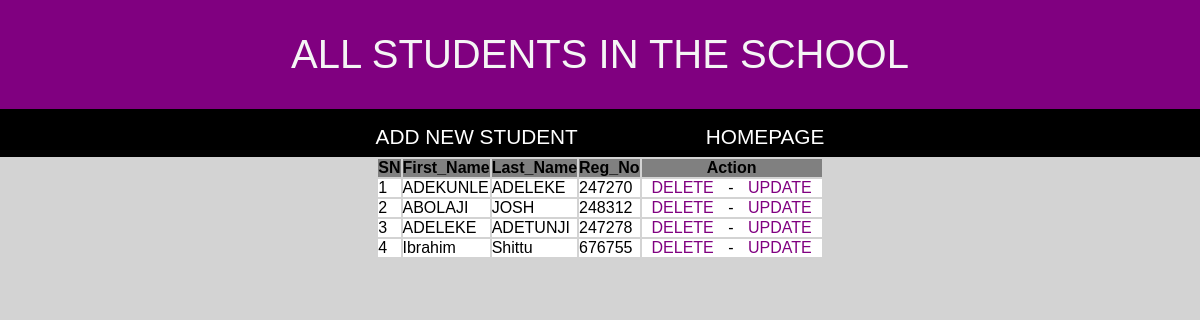
Page /student on the committed database.
### student/models.py (models this page shows, shortened)
class Student(models.Model):
    first_name=models.CharField(max_length=30)
    last_name=models.CharField(max_length=30)
    regno=models.CharField(max_length=6, unique=True)

### student/views.py (the view)
# urls.py: path('student', student_homepage, name='student_homepage'),
def student_homepage(request):
    students =Student.objects.all()
    context = {
        'student': students
    }
    return render(request, 'student/index_student.html', context)

### student/templates/student/index_student.html (shortened to what this page needs)
<!DOCTYPE html>
<html lang="en">
<head>
</head>
<body bgcolor=lightgray>
    <div class="header">
        <header class="main-header">
            ALL STUDENTS IN THE SCHOOL
            </header>
</div>
<div class="navbar">
    <nav class="links">
        <a href="{% url 'new_student' %}"> ADD NEW STUDENT</a>
    <a href="{% url 'welcome' %}" align=center> HOMEPAGE</a>
    </nav>
</div>
<div class=table>
    <table align=center>
        <tr bgcolor=grey>
            <th>SN</th>
            <th>First_Name</th>
            <th>Last_Name</th>
            <th>Reg_No</th>
            <th>Action</th>
        </tr>
         {% for student in  student %}
        <tr bgcolor=white>
            <td>{{ forloop.counter }}</td>
            <td>{{ student.first_name }}</td>
            <td>{{ student.last_name }}</td>
            <td>{{ student.regno }}</td>
            <td>
                <a href="{% url 'delete_student' student.id %}"
                    onclick="return confirm('Are you sure you want to delete the selected record ?')">DELETE</a>
                -
                <a href="{% url 'update_student' student.id %}">UPDATE</a>
            </td>
        </tr>
 {% endfor %}
    </table>
</div>
</body>
</html>

### student/templates/student/index_student.html (style rules this page uses)
* { margin: 0; padding: 0; outline: 0; box-sizing: border-box; }
body { font-family: 'Franklin Gothic Medium', 'Arial Narrow', Arial, sans-serif; }
.header { display: flex; justify-content: center; align-items: center; background: purple; color: whitesmoke; padding: 2rem 8rem; }
.main-header { font-size: 2.5rem; }
.navbar { width: 100%; height: 3rem; background: black; }
.links { display: flex; justify-content:center; align-items: center; }
.links a { display: flex; padding: 1rem 4rem; text-decoration: none; color: white; font-size: 1.3rem; transition: 0.5s; }
.table { display: flex; justify-content:center; align-items: center; }
a { padding: 10px; text-decoration: none; color: purple; font-size: 1rem; transition: 0.5s; }

### rows in the picture
Student: first_name "ADEKUNLE", last_name "ADELEKE", regno "247270"
Student: first_name "ABOLAJI", last_name "JOSH", regno "248312"
Student: first_name "ADELEKE", last_name "ADETUNJI", regno "247278"
Student: first_name "Ibrahim", last_name "Shittu", regno "676755"
